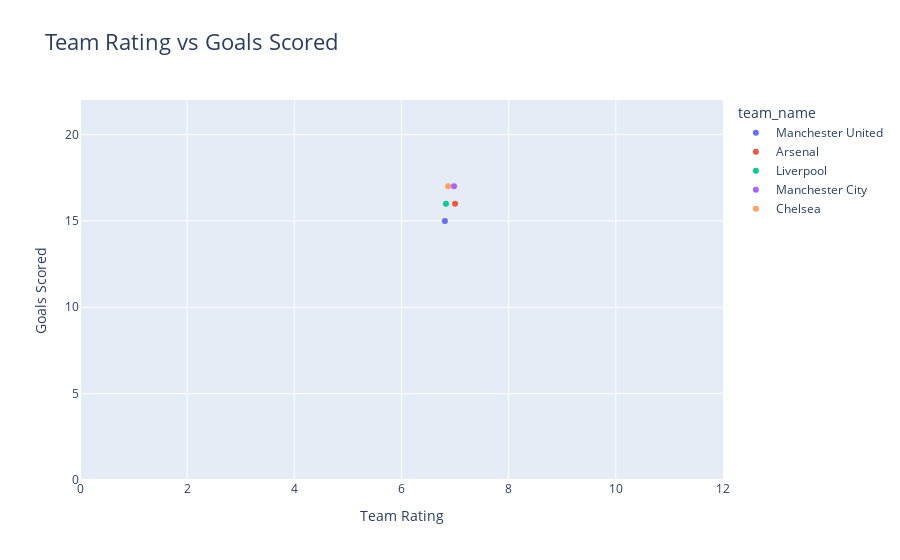

The notebook cell saved with this chart:
### Code cell
import plotly.express as px
import pandas as pd

# convert the goals scored and rating cols to have numerical values
teams_df['goals_scored'] = pd.to_numeric(teams_df['goals_scored'], errors='coerce')
teams_df['rating'] = pd.to_numeric(teams_df['rating'], errors='coerce')

# creates the scatter plot comparing each team's rating to goals scored
fig = px.scatter(
    teams_df,
    x='rating',
    y='goals_scored',
    color='team_name',
    hover_name='team_name',
    title='Team Rating vs Goals Scored',
)

#normalize it so axis' start at 0
fig.update_layout(
    xaxis=dict(title='Team Rating', range=[0, teams_df['rating'].max() + 5]),
    yaxis=dict(title='Goals Scored', range=[0, teams_df['goals_scored'].max() + 5]),
    title_font_size=22
)

fig.show()

### Figure 1 — Plotly figure (JSON) as saved in the notebook; plotly's stock layout.template omitted (floating-point values rounded to 4 significant figures)
{"data": [{"hovertemplate": "<b>%{hovertext}</b><br><br>team_name=Manchester United<br>rating=%{x}<br>goals_scored=%{y}<extra></extra>", "hovertext": ["Manchester United"], "legendgroup": "Manchester United", "marker": {"color": "#636efa", "symbol": "circle"}, "mode": "markers", "name": "Manchester United", "orientation": "v", "showlegend": true, "type": "scatter", "x": [6.81], "xaxis": "x", "y": [15], "yaxis": "y"}, {"hovertemplate": "<b>%{hovertext}</b><br><br>team_name=Arsenal<br>rating=%{x}<br>goals_scored=%{y}<extra></extra>", "hovertext": ["Arsenal"], "legendgroup": "Arsenal", "marker": {"color": "#EF553B", "symbol": "circle"}, "mode": "markers", "name": "Arsenal", "orientation": "v", "showlegend": true, "type": "scatter", "x": [7.0], "xaxis": "x", "y": [16], "yaxis": "y"}, {"hovertemplate": "<b>%{hovertext}</b><br><br>team_name=Liverpool<br>rating=%{x}<br>goals_scored=%{y}<extra></extra>", "hovertext": ["Liverpool"], "legendgroup": "Liverpool", "marker": {"color": "#00cc96", "symbol": "circle"}, "mode": "markers", "name": "Liverpool", "orientation": "v", "showlegend": true, "type": "scatter", "x": [6.83], "xaxis": "x", "y": [16], "yaxis": "y"}, {"hovertemplate": "<b>%{hovertext}</b><br><br>team_name=Manchester City<br>rating=%{x}<br>goals_scored=%{y}<extra></extra>", "hovertext": ["Manchester City"], "legendgroup": "Manchester City", "marker": {"color": "#ab63fa", "symbol": "circle"}, "mode": "markers", "name": "Manchester City", "orientation": "v", "showlegend": true, "type": "scatter", "x": [6.98], "xaxis": "x", "y": [17], "yaxis": "y"}, {"hovertemplate": "<b>%{hovertext}</b><br><br>team_name=Chelsea<br>rating=%{x}<br>goals_scored=%{y}<extra></extra>", "hovertext": ["Chelsea"], "legendgroup": "Chelsea", "marker": {"color": "#FFA15A", "symbol": "circle"}, "mode": "markers", "name": "Chelsea", "orientation": "v", "showlegend": true, "type": "scatter", "x": [6.87], "xaxis": "x", "y": [17], "yaxis": "y"}], "layout": {"legend": {"title": {"text": "team_name"}, "tracegroupgap": 0}, "title": {"font": {"size": 22}, "text": "Team Rating vs Goals Scored"}, "xaxis": {"anchor": "y", "domain": [0, 1], "range": [0, 12], "title": {"text": "Team Rating"}}, "yaxis": {"anchor": "x", "domain": [0, 1], "range": [0, 22], "title": {"text": "Goals Scored"}}}}
